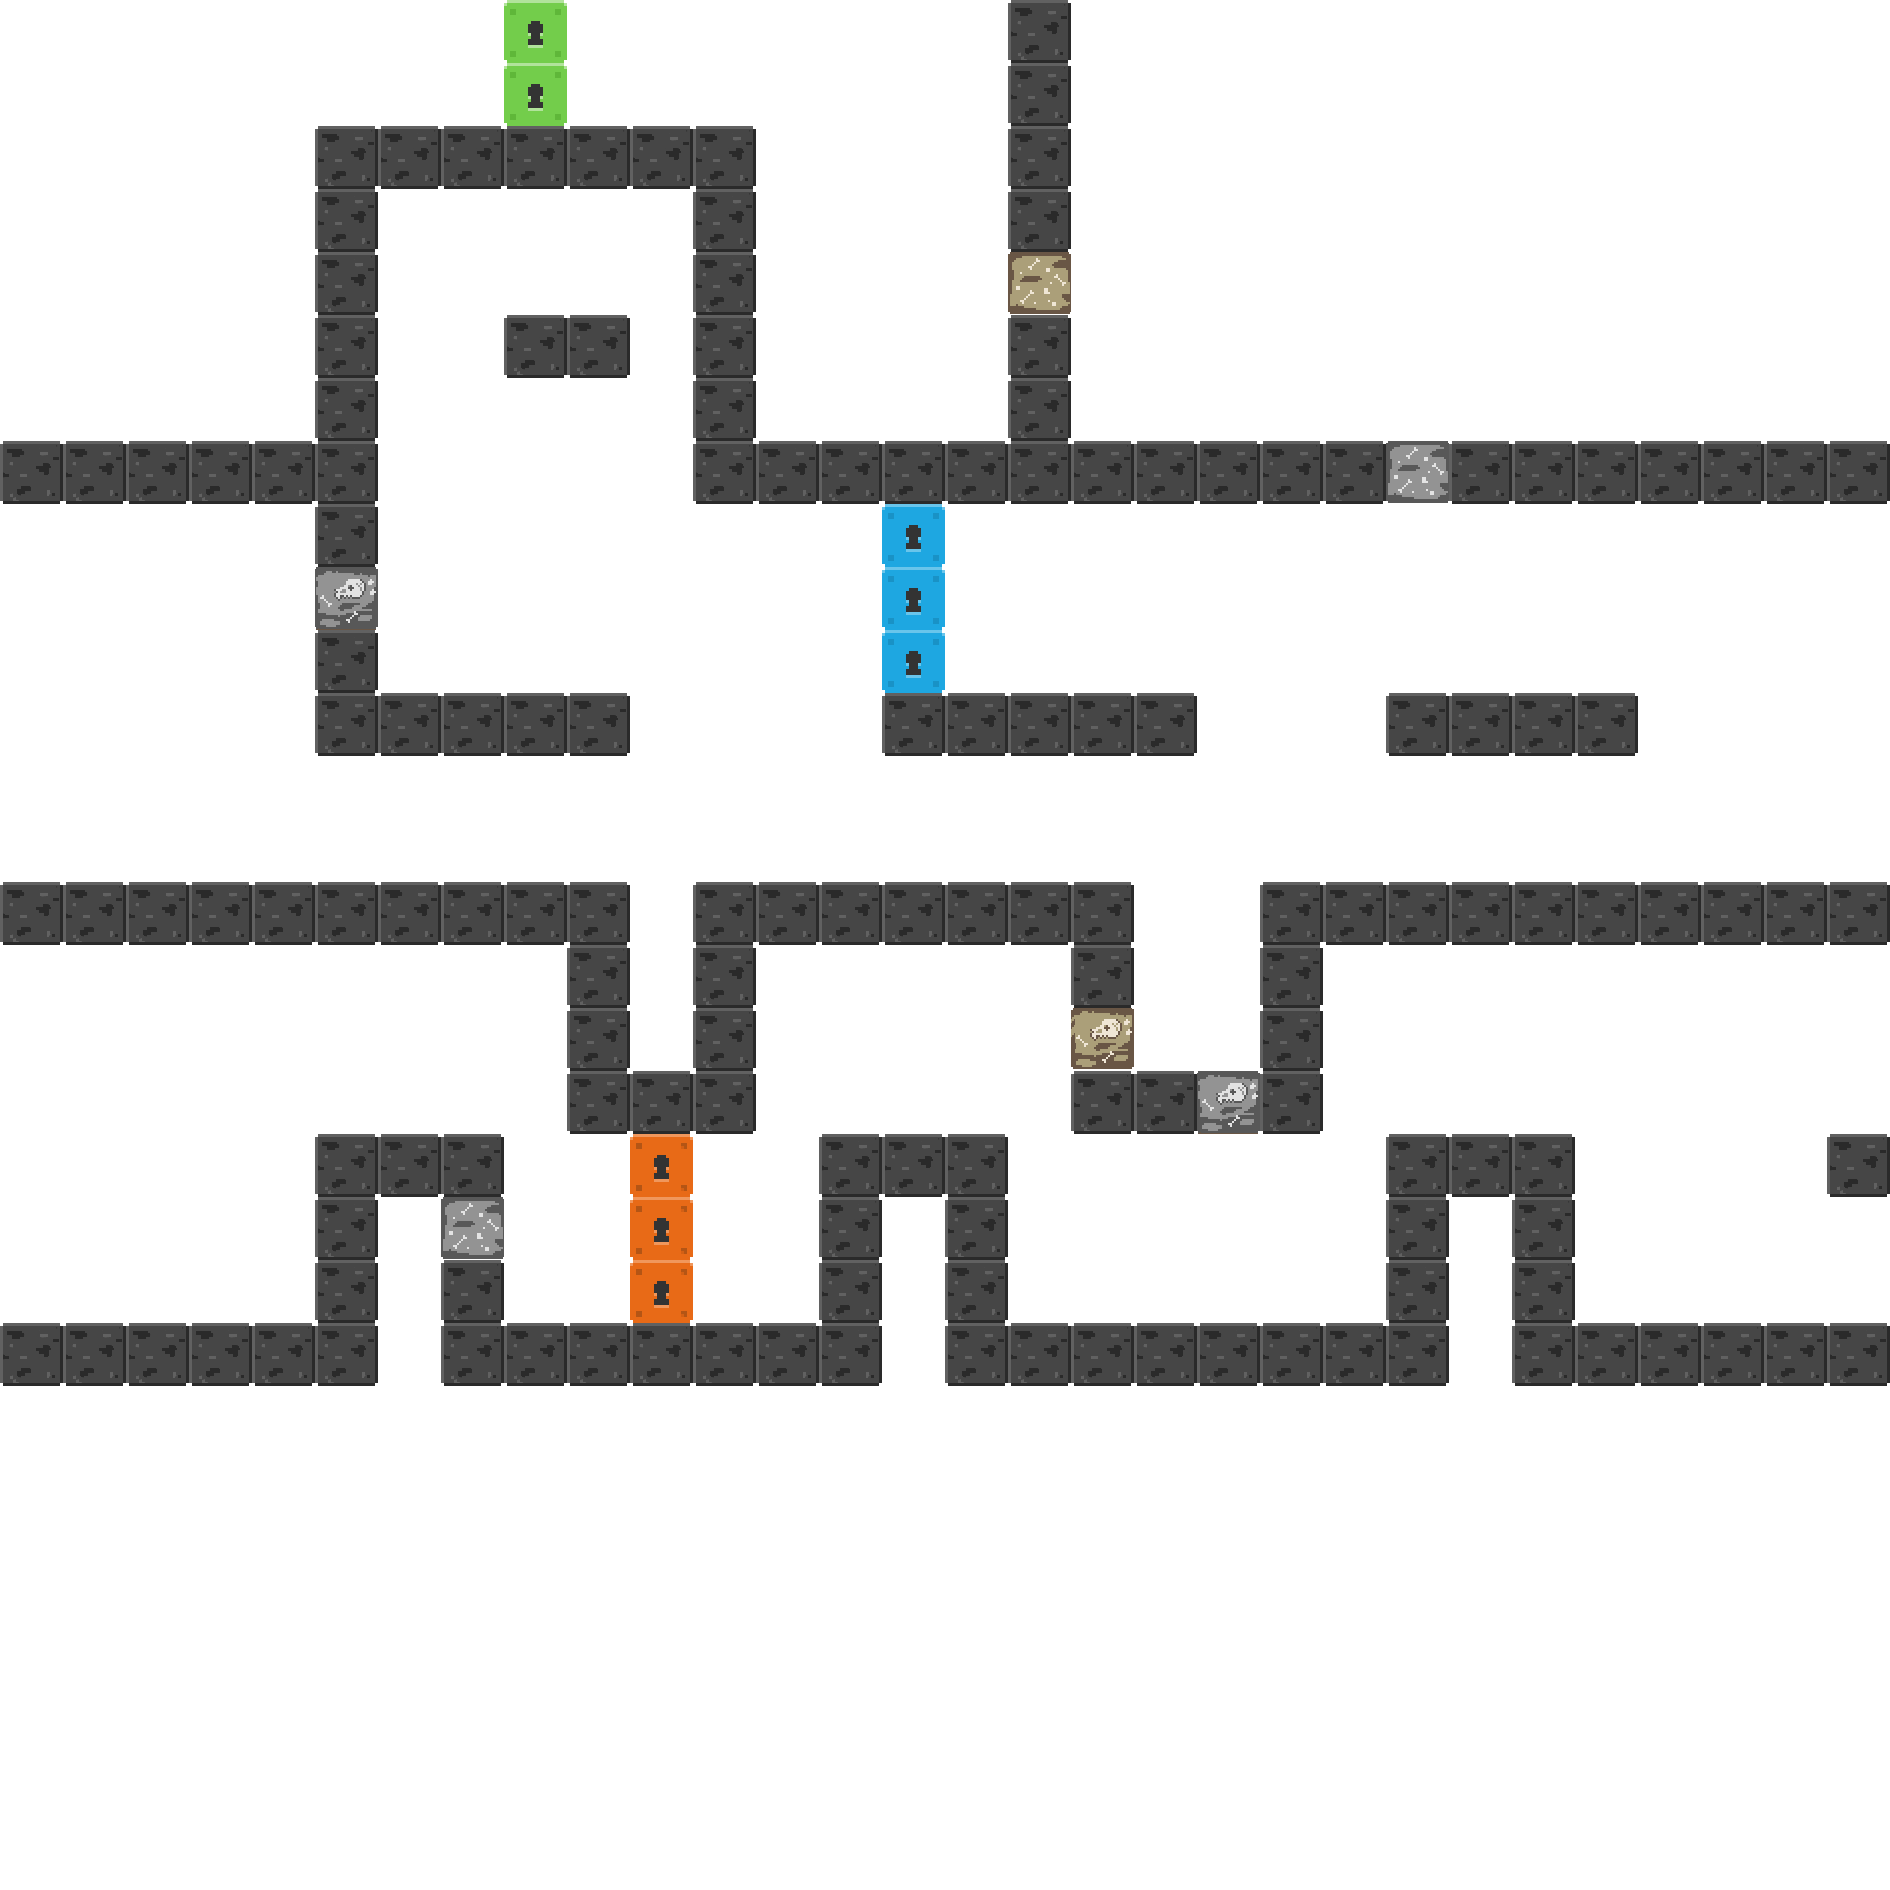

A 2D game scene composited from a Tiled map and its tileset images. What follows is a short description and the map's XML, with each tile layer's data collapsed to a summary:
An orthogonal 30x30 tile map with 63x63 px tiles, 1 tile layer (World) and 23 objects (14x ladder, 3x spawn, 3x exit, 3x button).

<map version="1.2" tiledversion="1.3.4" orientation="orthogonal" renderorder="right-down" width="30" height="30" tilewidth="63" tileheight="63" infinite="0" backgroundcolor="#ffffff" nextlayerid="8" nextobjectid="144">
 <editorsettings>
  <export target="map3.json" format="json" />
 </editorsettings>
 <tileset firstgid="1" name="tilemap" tilewidth="63" tileheight="63" tilecount="900" columns="30">
  <image source="../images/tilemap.png" width="1890" height="1890" />
 </tileset>
 <objectgroup id="7" name="Objects">
  <object id="53" name="red" type="spawn" x="138.182" y="343.397">
   <point />
  </object>
  <object id="54" name="green" type="spawn" x="154.513" y="840.822">
   <point />
  </object>
  <object id="55" name="blue" type="spawn" x="170.656" y="1271.42">
   <point />
  </object>
  <object id="117" type="exit" gid="169" x="567" y="315" width="63" height="63" />
  <object id="118" type="exit" gid="169" x="1827" y="1134" width="63" height="63" />
  <object id="119" type="exit" gid="169" x="882" y="441" width="63" height="63" />
  <object id="120" type="ladder" gid="103" x="441" y="378" width="63" height="63" />
  <object id="121" type="ladder" gid="103" x="441" y="441" width="63" height="63" />
  <object id="122" type="ladder" gid="103" x="441" y="504" width="63" height="63" />
  <object id="123" type="ladder" gid="103" x="441" y="567" width="63" height="63" />
  <object id="126" type="ladder" gid="103" x="441" y="630" width="63" height="63" />
  <object id="127" type="ladder" gid="103" x="441" y="693" width="63" height="63" />
  <object id="131" type="ladder" gid="103" x="1638" y="756" width="63" height="63" />
  <object id="132" type="ladder" gid="103" x="1638" y="819" width="63" height="63" />
  <object id="133" type="ladder" gid="103" x="1638" y="882" width="63" height="63" />
  <object id="135" type="ladder" gid="103" x="252" y="189" width="63" height="63" />
  <object id="136" type="ladder" gid="103" x="252" y="252" width="63" height="63" />
  <object id="137" type="ladder" gid="103" x="252" y="315" width="63" height="63" />
  <object id="138" type="ladder" gid="103" x="252" y="378" width="63" height="63" />
  <object id="139" type="ladder" gid="103" x="252" y="441" width="63" height="63" />
  <object id="140" type="button" gid="106" x="882" y="1134" width="63" height="63" />
  <object id="141" type="button" gid="105" x="378" y="126" width="63" height="63" />
  <object id="143" type="button" gid="76" x="567" y="693" width="63" height="63" />
 </objectgroup>
 <layer id="1" name="World" width="30" height="30">
  <data>[900 cells, 165 non-empty, 8 distinct tile ids]</data>
 </layer>
</map>
